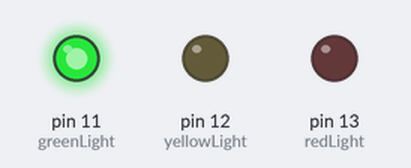
A sketch run on a simulated Arduino Uno, built with avr-gcc and run on an emulated ATmega328P. On the bench: output pins drawn as LEDs (lit = HIGH).

Above: at 0.15 s.
At 64.36 s:
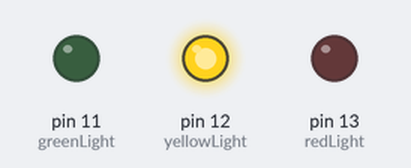
At 129.48 s:
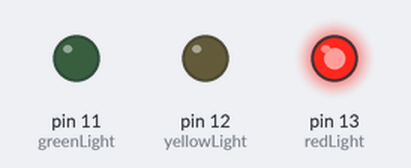
Timing chart, 0 to 129.8 s (numbered marks = the images above):
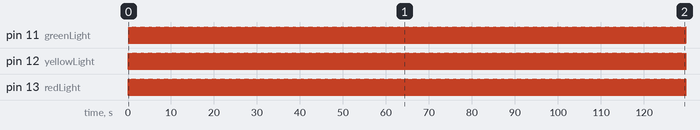

Measured:
- by itself, pin 11 (greenLight), pin 12 (yellowLight), pin 13 (redLight): alternates HIGH for 0.03 s and LOW for 0.15 s
- by itself, everything shown: repeats every 0.90 s, in 3 steps

The sketch:

traffic_signal.ino
```cpp
const int redLight = 13;
const int yellowLight = 12;
const int greenLight = 11;

void setup() {
  // put your setup code here, to run once:
  pinMode ( redLight, OUTPUT);
  pinMode ( yellowLight, OUTPUT);
  pinMode ( greenLight, OUTPUT);
}

void loop() {
  // put your main code here, to run repeatedly:
   digitalWrite(redLight, HIGH);
   delay(30);
   digitalWrite(redLight, LOW);
   delay(30);
   digitalWrite(yellowLight, HIGH);
   delay(30);
   digitalWrite(yellowLight, LOW);
   delay(30);
   digitalWrite(greenLight, HIGH);
   delay(30);
   digitalWrite(greenLight, LOW);
   delay(30);
}
```
